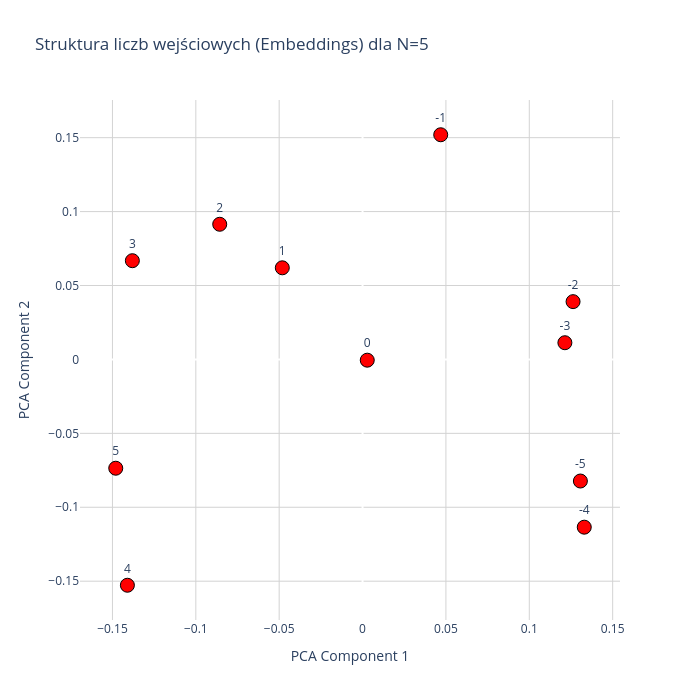

Notebook source saved alongside this figure:
### Code cell
model, N = GetModelFromConfig("")

model_path = r"checkpoint_epoch_16000.pt"

checkpoint = torch.load(model_path, map_location="cpu")

model_weights = checkpoint["model_state_dict"]
model.load_state_dict(model_weights)

plot_input_only_plotly(model, N=N)

### Figure 1 — Plotly figure (JSON) as saved in the notebook; plotly's stock layout.template omitted (floating-point values rounded to 4 significant figures)
{"data": [{"hoverinfo": "text", "hovertext": ["Wartość wejściowa: -5<br>Index w embed: 45", "Wartość wejściowa: -4<br>Index w embed: 46", "Wartość wejściowa: -3<br>Index w embed: 47", "Wartość wejściowa: -2<br>Index w embed: 48", "Wartość wejściowa: -1<br>Index w embed: 49", "Wartość wejściowa: 0<br>Index w embed: 50", "Wartość wejściowa: 1<br>Index w embed: 51", "Wartość wejściowa: 2<br>Index w embed: 52", "Wartość wejściowa: 3<br>Index w embed: 53", "Wartość wejściowa: 4<br>Index w embed: 54", "Wartość wejściowa: 5<br>Index w embed: 55"], "marker": {"color": "red", "line": {"color": "black", "width": 1}, "size": 14}, "mode": "markers+text", "text": ["-5", "-4", "-3", "-2", "-1", "0", "1", "2", "3", "4", "5"], "textposition": "top center", "type": "scatter", "x": [0.1306, 0.133, 0.1214, 0.1263, 0.04688, 0.002816, -0.04813, -0.08567, -0.1381, -0.141, -0.148], "y": [-0.08224, -0.1135, 0.0113, 0.0391, 0.152, -0.0005106, 0.06198, 0.09141, 0.06679, -0.1527, -0.07359]}], "layout": {"height": 700, "plot_bgcolor": "white", "title": {"text": "Struktura liczb wejściowych (Embeddings) dla N=5"}, "width": 700, "xaxis": {"gridcolor": "lightgray", "showgrid": true, "title": {"text": "PCA Component 1"}}, "yaxis": {"gridcolor": "lightgray", "showgrid": true, "title": {"text": "PCA Component 2"}}}}
